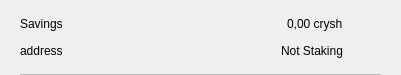
<?xml version="1.0" encoding="UTF-8"?>
<ui version="4.0">
 <class>CSRow</class>
 <widget class="QWidget" name="CSRow">
  <property name="geometry">
   <rect>
    <x>0</x>
    <y>0</y>
    <width>401</width>
    <height>75</height>
   </rect>
  </property>
  <property name="windowTitle">
   <string>Form</string>
  </property>
  <layout class="QVBoxLayout" name="verticalLayout">
   <property name="spacing">
    <number>0</number>
   </property>
   <property name="leftMargin">
    <number>20</number>
   </property>
   <property name="topMargin">
    <number>10</number>
   </property>
   <property name="rightMargin">
    <number>20</number>
   </property>
   <property name="bottomMargin">
    <number>0</number>
   </property>
   <item>
    <widget class="QWidget" name="info" native="true">
     <property name="minimumSize">
      <size>
       <width>0</width>
       <height>0</height>
      </size>
     </property>
     <layout class="QHBoxLayout" name="horizontalLayout_3">
      <property name="leftMargin">
       <number>0</number>
      </property>
      <property name="topMargin">
       <number>0</number>
      </property>
      <property name="rightMargin">
       <number>0</number>
      </property>
      <property name="bottomMargin">
       <number>10</number>
      </property>
      <item>
       <widget class="QWidget" name="container" native="true">
        <property name="minimumSize">
         <size>
          <width>0</width>
          <height>0</height>
         </size>
        </property>
        <layout class="QVBoxLayout" name="verticalLayout_2">
         <property name="spacing">
          <number>0</number>
         </property>
         <property name="leftMargin">
          <number>0</number>
         </property>
         <property name="topMargin">
          <number>0</number>
         </property>
         <property name="rightMargin">
          <number>0</number>
         </property>
         <property name="bottomMargin">
          <number>0</number>
         </property>
         <item>
          <layout class="QHBoxLayout" name="horizontalLayout">
           <item>
            <widget class="QLabel" name="labelName">
             <property name="text">
              <string>Savings</string>
             </property>
            </widget>
           </item>
           <item>
            <spacer name="horizontalSpacer">
             <property name="orientation">
              <enum>Qt::Horizontal</enum>
             </property>
             <property name="sizeHint" stdset="0">
              <size>
               <width>40</width>
               <height>20</height>
              </size>
             </property>
            </spacer>
           </item>
           <item>
            <widget class="QLabel" name="labelAmount">
             <property name="text">
              <string>0,00 crysh</string>
             </property>
            </widget>
           </item>
          </layout>
         </item>
         <item>
          <layout class="QHBoxLayout" name="horizontalLayout_2">
           <item>
            <widget class="QLabel" name="labelAddress">
             <property name="text">
              <string>address</string>
             </property>
            </widget>
           </item>
           <item>
            <spacer name="horizontalSpacer_2">
             <property name="orientation">
              <enum>Qt::Horizontal</enum>
             </property>
             <property name="sizeHint" stdset="0">
              <size>
               <width>40</width>
               <height>20</height>
              </size>
             </property>
            </spacer>
           </item>
           <item>
            <widget class="QLabel" name="labelStaking">
             <property name="text">
              <string>Not Staking</string>
             </property>
            </widget>
           </item>
          </layout>
         </item>
        </layout>
       </widget>
      </item>
      <item alignment="Qt::AlignHCenter|Qt::AlignVCenter">
       <widget class="QPushButton" name="pushButtonMenu">
        <property name="minimumSize">
         <size>
          <width>24</width>
          <height>24</height>
         </size>
        </property>
        <property name="maximumSize">
         <size>
          <width>32</width>
          <height>32</height>
         </size>
        </property>
        <property name="focusPolicy">
         <enum>Qt::NoFocus</enum>
        </property>
        <property name="styleSheet">
         <string notr="true">border:none; background-color:transparent;</string>
        </property>
        <property name="text">
         <string/>
        </property>
        <property name="icon">
         <iconset>
          <normaloff>://ic-menu-hover</normaloff>://ic-menu-hover</iconset>
        </property>
        <property name="iconSize">
         <size>
          <width>24</width>
          <height>24</height>
         </size>
        </property>
       </widget>
      </item>
     </layout>
    </widget>
   </item>
   <item>
    <widget class="QLabel" name="lblDivisory">
     <property name="minimumSize">
      <size>
       <width>0</width>
       <height>1</height>
      </size>
     </property>
     <property name="maximumSize">
      <size>
       <width>16777215</width>
       <height>1</height>
      </size>
     </property>
     <property name="styleSheet">
      <string notr="true">background-color:#bababa;</string>
     </property>
     <property name="text">
      <string/>
     </property>
     <property name="alignment">
      <set>Qt::AlignBottom|Qt::AlignLeading|Qt::AlignLeft</set>
     </property>
    </widget>
   </item>
  </layout>
 </widget>
 <resources/>
 <connections/>
</ui>
